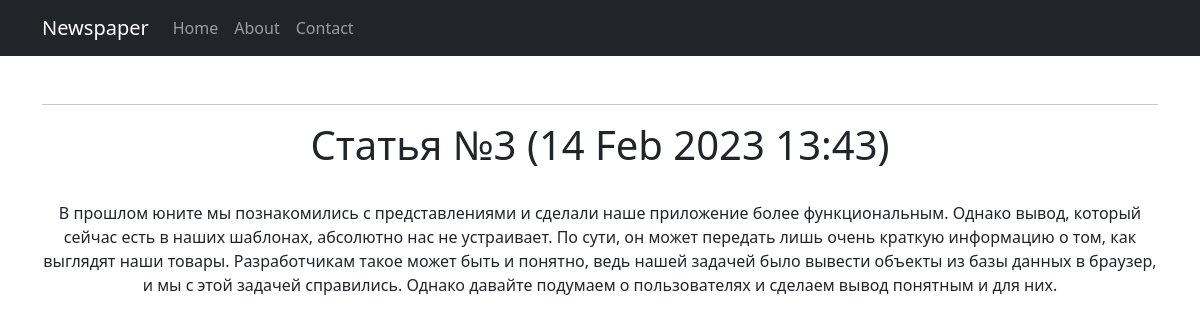
Screenshot of /news/3 with the database file from the repository.
### news/models.py (models this page shows, shortened)
class Post(models.Model):
    author = models.ForeignKey(Author, on_delete=models.CASCADE)
    NEWS = 'NW'
    ARTICLE = 'AR'
    CATEGORY_CHOICES = (
        (NEWS, 'Новость'),
        (ARTICLE, 'Статья')
    )
    categoryType = models.CharField(max_length=2, choices=CATEGORY_CHOICES, default=ARTICLE)
    dateCreation = models.DateTimeField(auto_now_add=True)
    postCategory = models.ManyToManyField(Category, through='PostCategory')
    title = models.CharField(max_length=128)
    text = models.TextField()
    rating = models.SmallIntegerField(default=0)

### news/views.py (the view)
# urls.py: path('<int:pk>', NewsDetail.as_view()),
class NewsDetail(DetailView):
    model = Post
    template_name = "post.html"
    context_object_name = "post"

### news/templatetags/custom_filters.py (called while the page is built)
@register.filter(name='censor')
def censor(value, arg):
    for word in censor_words:
        value = str(value).replace(word, "***")
    return str(value)

### templates/post.html
{% extends 'flatpages/default.html' %}
{% load custom_filters %}
{% block content %}
<h1>{{ post.title | censor:post.title }} ({{ post.dateCreation | date:'d M Y H:i' }})</h1>
<br>
<span>{{ post.text | censor:post.text }}</span>
{% endblock content %}

### rows the page displays
Post: title|censor "Статья №3", dateCreation "14 Feb 2023 13:43", text|censor "В прошлом юните мы познакомились с представлениями и сделали наше приложение более функциональным. Однако вывод, который сейчас есть в наших шаблонах, абсолютно нас не устраивает. По сути, он может передать лишь очень краткую информацию о том, как выглядят наши товары. Разработчикам такое может быть и понятно, ведь нашей задачей было вывести объекты из базы данных в браузер, и мы с этой задачей справились. Однако давайте подумаем о пользователях и сделаем вывод понятным и для них."
